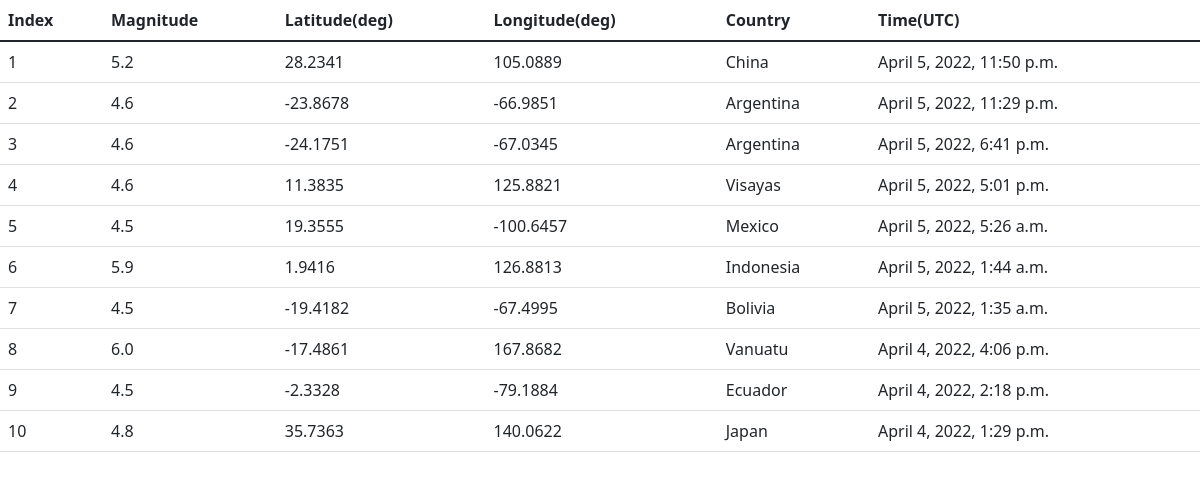
The page / on the database its author committed.
### mapearthq/models.py (models this page shows)
class WorldData(models.Model):
    country = models.CharField(
        null=False,
        blank=False,
        max_length=50,
    )
    Mag = models.FloatField(
    )
    lat = models.FloatField(
        null=True,
    )
    lon = models.FloatField(
        null=True,
    )
    time = models.DateTimeField(
        blank=True,
    )

### mapearthq/views.py (the view)
# urls.py: path('',views.index,name='index')
def index(request):
    listings = models.WorldData.objects.all()
    return render(request,'index.html',{'listings': listings})

### mapearthq/templates/index.html (shortened to what this page needs)
<!DOCTYPE html>
<html lang="en">
    <head>
        <link rel="stylesheet" href="https://cdn.jsdelivr.net/npm/bootstrap@5.1.3/dist/css/bootstrap.min.css">
    </head>
    <body>
        <table class="table table-hover">
            <thead>
              <tr>
                <th scope="col">Index</th>
                <th scope="col">Magnitude</th>
                <th scope="col">Latitude(deg)</th>
                <th scope="col">Longitude(deg)</th>
                <th scope="col">Country</th>
                <th scope="col">Time(UTC)</th>
              </tr>
            </thead>
            <tbody>
                {% for listing in listings %}
                <tr>
                    <td>{{listing.id}}</td>
                    <td>{{listing.Mag}}</td>
                    <td>{{listing.lat}}</td>
                    <td>{{listing.lon}}</td>
                    <td>{{listing.country}}</td>
                    <td>{{listing.time}}</td>
                </tr>
                {% endfor %}
            </tbody>
          </table>
    </body>
</html>

### rows shown on the page
WorldData: id "1", Mag "5.2", lat "28.2341", lon "105.0889", country "China", time "April 5, 2022, 11:50 p.m."
WorldData: id "2", Mag "4.6", lat "-23.8678", lon "-66.9851", country "Argentina", time "April 5, 2022, 11:29 p.m."
WorldData: id "3", Mag "4.6", lat "-24.1751", lon "-67.0345", country "Argentina", time "April 5, 2022, 6:41 p.m."
WorldData: id "4", Mag "4.6", lat "11.3835", lon "125.8821", country "Visayas", time "April 5, 2022, 5:01 p.m."
WorldData: id "5", Mag "4.5", lat "19.3555", lon "-100.6457", country "Mexico", time "April 5, 2022, 5:26 a.m."
WorldData: id "6", Mag "5.9", lat "1.9416", lon "126.8813", country "Indonesia", time "April 5, 2022, 1:44 a.m."
WorldData: id "7", Mag "4.5", lat "-19.4182", lon "-67.4995", country "Bolivia", time "April 5, 2022, 1:35 a.m."
WorldData: id "8", Mag "6.0", lat "-17.4861", lon "167.8682", country "Vanuatu", time "April 4, 2022, 4:06 p.m."
WorldData: id "9", Mag "4.5", lat "-2.3328", lon "-79.1884", country "Ecuador", time "April 4, 2022, 2:18 p.m."
WorldData: id "10", Mag "4.8", lat "35.7363", lon "140.0622", country "Japan", time "April 4, 2022, 1:29 p.m."
